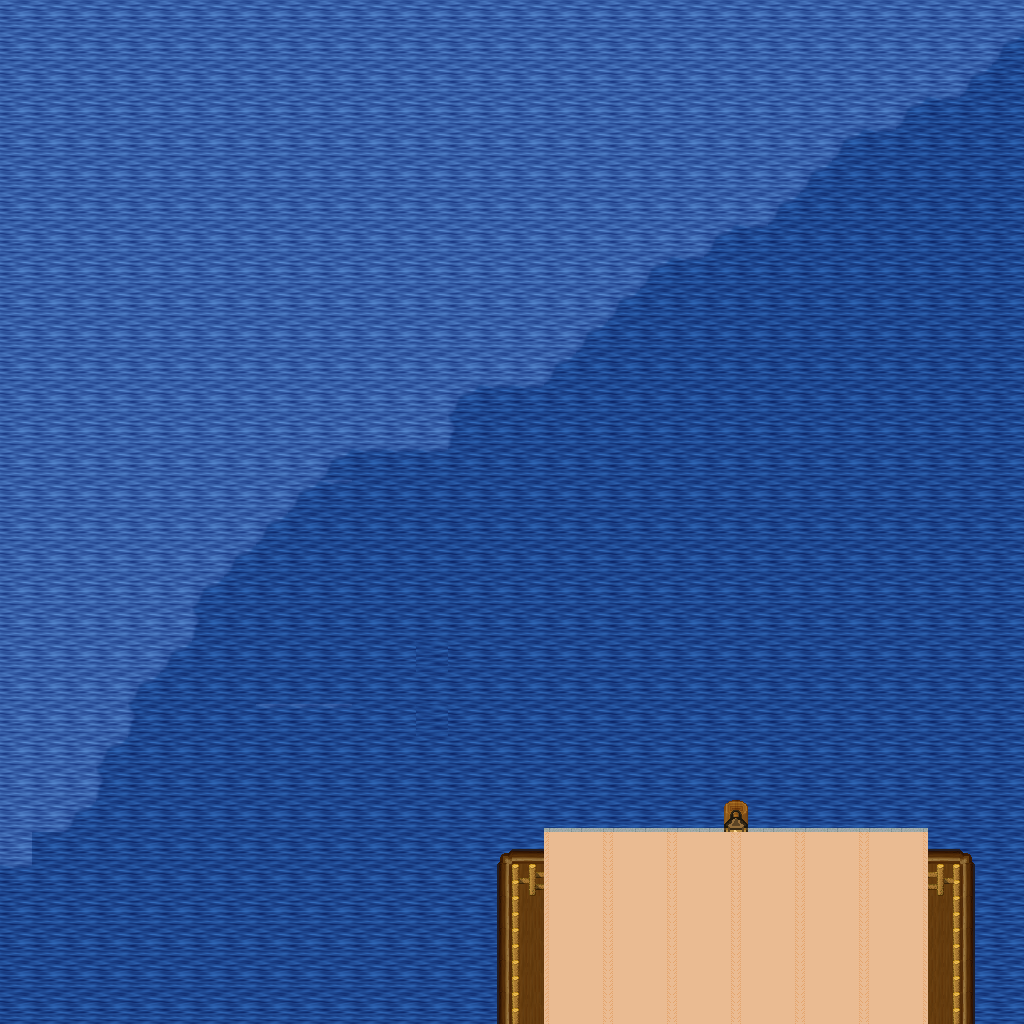

The image is a tile-based game level rendered from a .tmx file. Its description and source (layers, tilesets, objects; grid data summarised) follow:
An orthogonal 32x32 tile map with 32x32 px tiles, 5 tile layers (Ground, Objects, Objects2, Above, ...), 1 hidden layer not drawn, 23 tilesets.

<map version="1.10" tiledversion="1.11.0" orientation="orthogonal" renderorder="right-down" width="32" height="32" tilewidth="32" tileheight="32" infinite="0" nextlayerid="11" nextobjectid="1">
 <tileset firstgid="1" name="furniture_table_rectangular_with_meals" tilewidth="32" tileheight="32" tilecount="9" columns="3">
  <image source="../drawable/furniture_table_rectangular_with_meals.png" width="96" height="96" />
 </tileset>
 <tileset firstgid="10" name="building_fence_fence_wooden" tilewidth="32" tileheight="32" tilecount="12" columns="3">
  <image source="../drawable/building_fence_fence_wooden.png" width="96" height="128" />
 </tileset>
 <tileset firstgid="22" name="ground_indoor_brown_hole" tilewidth="32" tileheight="32" tilecount="56" columns="7">
  <image source="../drawable/ground_indoor_brown_hole.png" width="224" height="256" />
 </tileset>
 <tileset firstgid="78" name="ground_square_patch" tilewidth="32" tileheight="32" tilecount="9" columns="3">
  <image source="../drawable/ground_square_patch.png" width="96" height="96" />
 </tileset>
 <tileset firstgid="87" name="building_wall_bricked_edges" tilewidth="32" tileheight="32" tilecount="25" columns="5">
  <image source="../drawable/building_wall_bricked_edges.png" width="160" height="160" />
 </tileset>
 <tileset firstgid="112" name="plant_stump_small_stump" tilewidth="32" tileheight="32" tilecount="4" columns="2">
  <image source="../drawable/plant_stump_small_stump.png" width="64" height="64" />
 </tileset>
 <tileset firstgid="116" name="item_pot_barrel" tilewidth="32" tileheight="32" tilecount="2" columns="1">
  <image source="../drawable/item_pot_barrel.png" width="32" height="64" />
 </tileset>
 <tileset firstgid="118" name="item_statue_green_stone_2" tilewidth="32" tileheight="32" tilecount="6" columns="2">
  <image source="../drawable/item_statue_green_stone_2.png" width="64" height="96" />
 </tileset>
 <tileset firstgid="124" name="item_brush" tilewidth="32" tileheight="32" tilecount="3" columns="1">
  <image source="../drawable/item_brush.png" width="32" height="96" />
 </tileset>
 <tileset firstgid="127" name="logic_creature_rodent" tilewidth="32" tileheight="32" tilecount="8" columns="8">
  <image source="../drawable/logic_creature_rodent.png" width="256" height="32" />
 </tileset>
 <tileset firstgid="135" name="logic_portal" tilewidth="32" tileheight="32" tilecount="24" columns="8">
  <image source="../drawable/logic_portal.png" width="256" height="96" />
 </tileset>
 <tileset firstgid="159" name="logic_collision" tilewidth="32" tileheight="32" tilecount="1" columns="1">
  <image source="../drawable/logic_collision.png" width="32" height="32" />
 </tileset>
 <tileset firstgid="160" name="object_boat" tilewidth="32" tileheight="32" tilecount="42" columns="6">
  <image source="../drawable/object_boat.png" width="192" height="224" />
 </tileset>
 <tileset firstgid="202" name="object_ship" tilewidth="32" tileheight="32" tilecount="368" columns="16">
  <image source="../drawable/object_ship.png" width="512" height="736" />
 </tileset>
 <tileset firstgid="570" name="ground_ground" tilewidth="32" tileheight="32" tilecount="33" columns="3">
  <image source="../drawable/ground_ground.png" width="96" height="352" />
 </tileset>
 <tileset firstgid="603" name="ground_water_pool_deep" tilewidth="32" tileheight="32" tilecount="72" columns="3">
  <image source="../drawable/ground_water_pool_deep.png" width="96" height="768" />
 </tileset>
 <tileset firstgid="675" name="furniture_light_lights_candle" tilewidth="32" tileheight="32" tilecount="42" columns="6">
  <image source="../drawable/furniture_light_lights_candle.png" width="192" height="224" />
 </tileset>
 <tileset firstgid="717" name="light_dim_light_7x5" tilewidth="32" tileheight="32" tilecount="35" columns="7">
  <image source="../drawable/light_dim_light_7x5.png" width="224" height="160" />
 </tileset>
 <tileset firstgid="752" name="furniture_light_ship_lamps" tilewidth="32" tileheight="32" tilecount="2" columns="2">
  <image source="../drawable/furniture_light_ship_lamps.png" width="64" height="32" />
 </tileset>
 <tileset firstgid="754" name="light_red_light_5x5" tilewidth="32" tileheight="32" tilecount="25" columns="5">
  <image source="../drawable/light_red_light_5x5.png" width="160" height="160" />
 </tileset>
 <tileset firstgid="779" name="light_green_light_5x5" tilewidth="32" tileheight="32" tilecount="25" columns="5">
  <image source="../drawable/light_green_light_5x5.png" width="160" height="160" />
 </tileset>
 <tileset firstgid="804" name="furniture_bed_double_peach" tilewidth="32" tileheight="32" tilecount="8" columns="2">
  <image source="../drawable/furniture_bed_double_peach.png" width="64" height="128" />
 </tileset>
 <tileset firstgid="812" name="ground_water_whirlpool" tilewidth="32" tileheight="32" tilecount="8" columns="1">
  <image source="../drawable/ground_water_whirlpool.png" width="32" height="256" />
 </tileset>
 <layer id="1" name="Ground" width="32" height="32">
  <data>[1024 cells, 1024 non-empty, 7 distinct tile ids]</data>
 </layer>
 <layer id="2" name="Objects" width="32" height="32">
  <data>[1024 cells, 49 non-empty, 11 distinct tile ids]</data>
 </layer>
 <layer id="3" name="Objects2" width="32" height="32">
  <data>[1024 cells, 2 non-empty, 2 distinct tile ids]</data>
 </layer>
 <layer id="4" name="Above" width="32" height="32">
  <data>[1024 cells, 14 non-empty, 5 distinct tile ids]</data>
 </layer>
 <layer id="5" name="Above2" width="32" height="32">
  <data>[1024 cells, 84 non-empty, 5 distinct tile ids]</data>
 </layer>
 <layer id="6" name="Walkable" width="32" height="32" visible="0">
  <data>[1024 cells, 976 non-empty, 1 distinct tile ids]</data>
 </layer>
 <objectgroup id="7" name="Mapevents" />
 <objectgroup id="8" name="Spawn" />
 <objectgroup id="9" name="Keys" />
 <objectgroup id="10" name="Replace" />
</map>
